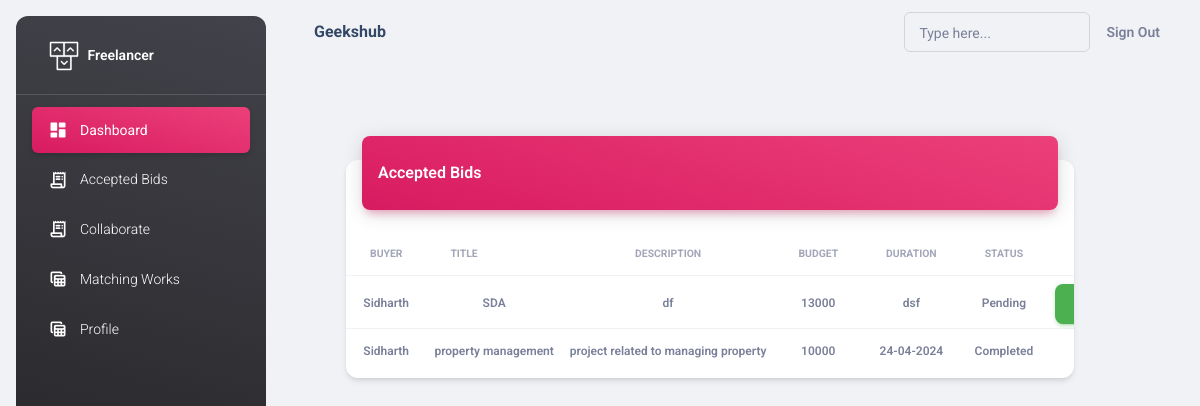
/bids/ (signed in), run on an earlier commit of the app's database.
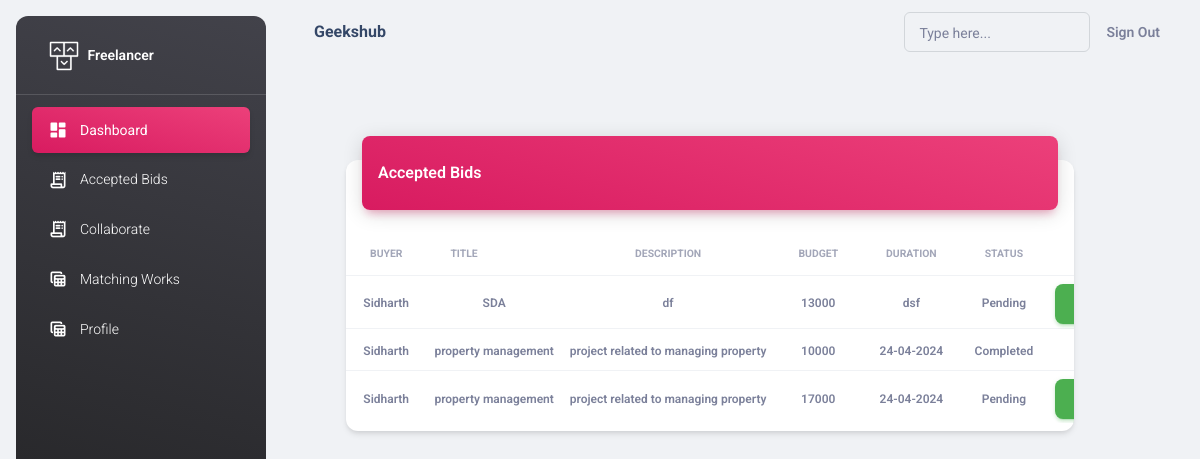
And on a later commit of the database.
### adminapp/models.py (models this page shows)
class Bid(models.Model):
    coder=models.ForeignKey(Coder,on_delete=models.CASCADE)
    project=models.ForeignKey(Project,on_delete=models.CASCADE)
    bid_amount=models.PositiveIntegerField()
    note=models.CharField(max_length=100,null=True)
    bid_date=models.DateTimeField(auto_now_add=True)
    status=models.BooleanField(default=False)
    CHOICES = [
        ("Pending","Pending"),
        ("On progress", "On progress"),
        ("Completed", "Completed"),
    ]
    progress=models.CharField(max_length=100,choices=CHOICES,default="Pending")

class Project(models.Model):
    buyer=models.ForeignKey(Buyer,on_delete=models.CASCADE)
    title=models.CharField(max_length=100)
    description=models.CharField(max_length=100)
    skills_required=models.CharField(max_length=100)
    budget=models.PositiveIntegerField()
    category=models.CharField(max_length=100)
    tags=models.CharField(max_length=100)
    deadline=models.CharField(max_length=100)
    status= models.BooleanField(default=True)

class User(AbstractUser):
    ROLE_CHOICES = [
        ("admin","Admin"),
        ("coder", "Coder"),
        ("buyer", "Buyer"),
    ]
    role = models.CharField(max_length=200, choices=ROLE_CHOICES, default="coder")

class Buyer(User):
    name = models.CharField(max_length=100)
    phone = models.CharField(max_length=100)
    email_address = models.EmailField()
    address = models.CharField(max_length=100)
    companyname=models.CharField(max_length=100)
    country=models.CharField(max_length=100)

### coderapp/views.py (the view)
# urls.py: path("bids/",views.AcceptedBids.as_view(),name="bids-list"),
class AcceptedBids(ListView):
    template_name="coderapp/bids.html"
    model=Bid
    context_object_name="bids"
    def get_queryset(self):
        current_user=self.request.user.id
        queryset=Bid.objects.filter(coder=current_user,status=True)
        return queryset

### coderapp/templates/coderapp/bids.html (shortened to what this page needs)
{%extends 'coderapp/base.html'%}
{%load static%}
{%block body_block%}
<div class="container-fluid py-4">
    <div class="row">
      <div class="col-10 mb-4 mt-5 ms-5">
        <div class="card my-4">
          <div class="card-header p-0 position-relative mt-n4 mx-3 z-index-2">
            <div class="bg-gradient-primary shadow-primary border-radius-lg pt-4 pb-3">
              <h6 class="text-white text-capitalize ps-3">Accepted Bids</h6>
            </div>
          </div>
          <div class="card-body px-0 pb-2 ">
            <div class="table-responsive p-0">
              <table class="table align-items-center mb-0">
                <thead>
                  <tr>
                    <th class="text-uppercase text-secondary text-xxs font-weight-bolder opacity-7 ms-3">Buyer</th>
                    <th class="text-uppercase text-secondary text-xxs font-weight-bolder opacity-7 ">Title</th>
                    <th class="text-center text-uppercase text-secondary text-xxs font-weight-bolder opacity-7">Description</th>
                    <th class="text-center text-uppercase text-secondary text-xxs font-weight-bolder opacity-7">Budget</th>
                    <th class="text-center text-uppercase text-secondary text-xxs font-weight-bolder opacity-7">Duration</th>
                    <th class="text-center text-uppercase text-secondary text-xxs font-weight-bolder opacity-7">Status</th>
                    <th></th>
                  </tr>
                </thead>
                <tbody>
                    {%for b in bids%}
                        <tr>
                            <td class="align-middle text-center">
                              <span class="text-secondary text-xs font-weight-bold">{{b.project.buyer.name}}</span>
                            </td>
                            <td class="align-middle text-center">
                                <span class="text-secondary text-xs font-weight-bold">{{b.project.title}}</span>
                            </td>
                            <td class="align-middle text-center">
                                <span class="text-secondary text-xs font-weight-bold">{{b.project.description}}</span>
                            </td>
                            <td class="align-middle text-center">
                                <span class="text-secondary text-xs font-weight-bold">{{b.bid_amount}}</span>
                            </td>
                            <td class="align-middle text-center">
                                <span class="text-secondary text-xs font-weight-bold">{{b.project.deadline}}</span>
                            </td>
                            <td class="align-middle text-center">
                              <span class="text-secondary text-xs font-weight-bold">{{b.progress}}</span>
                            </td>
                            <td>
                              {% if b.progress != "Completed" %}
                                  <a class="buttons btn btn-success openBidFormBtn" data-pk="{{ b.id }}">Upload Work</a>
                              {% endif %}
                            </td>
                        </tr>
                    {%endfor%}
                </tbody>
              </table>
            </div>
          </div>
        </div>
      </div>
    </div>
</div>
{%endblock%}

What changed in the data, as far as the page shows it:
added Bid: project.buyer.name "Sidharth", project "property management", project.description "project related to managing property", bid_amount "17000", project.deadline "24-04-2024", progress "Pending"
